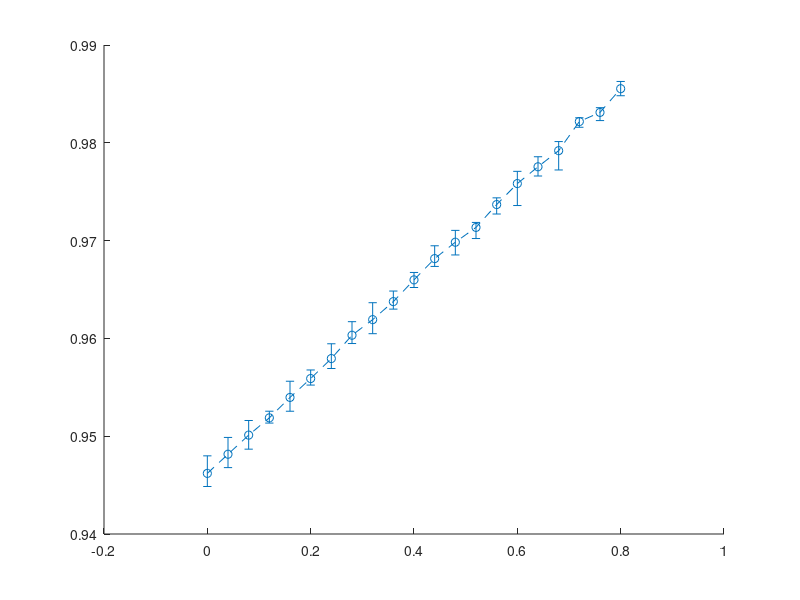

MATLAB code for this plot: (Note: this script raises an error after producing the figure.)
clear; clc; rng('default'); rng(0); tic;

mkdir('./Figure/'); mkdir('./Data/')

% ER_fl;

load ./Data/Data_ER_fl.mat; Reff(1:D1,1:D2) = Data(:,:,3); etaeff = Data(:,:,4); R = Data(:,:,1);
ReffMean = mean(Reff); ReffMax = max(Reff); ReffMin = min(Reff);
ErrorUpReff = ReffMax - ReffMean; ErrorDownReff = ReffMean - ReffMin;
etaeffMean = mean(etaeff); etaeffMax = max(etaeff); etaeffMin = min(etaeff);
ErrorUpeta = etaeffMax - etaeffMean; ErrorDowneta = etaeffMean - etaeffMin;
RMean = mean(R); RMax = max(R); RMin = min(R);
ErrorUpR = RMax - RMean; ErrorDownR = RMean - RMin;
WightRate = Data(1,:,5);
% RMean(13:17) = 0; ErrorUpR(13:17) = 0; ErrorDownR(13:17) = 0;
n = 4;
WightRate = WightRate(1:n:end); ReffMean = ReffMean(1:n:end); RMean = RMean(1:n:end);
ErrorDownReff = ErrorDownReff(1:n:end); ErrorUpReff = ErrorUpReff(1:n:end);
etaeffMean = etaeffMean(1:n:end); ErrorDowneta = ErrorDowneta(1:n:end); ErrorUpeta = ErrorUpeta(1:n:end);

Fig1 = figure('Name','R_{eff} vs f_l','NumberTitle','off');
errorbar(WightRate,ReffMean,ErrorDownReff,ErrorUpReff,'--o','MarkerSize',6,'LineWidth',2,'DisplayName','Numerical'); hold on
errorbar(WightRate,RMean,ErrorDownReff,ErrorUpReff,'-^','MarkerSize',6,'LineWidth',2,'DisplayName','Theroetical');
legend('Location','southeast'); xlabel('f_l');
ylabel('R_{eff}');
ylim([0.9, 1]);
set(gca,'FontSize',18,'FontName','Arial','XTick',[0,0.2,0.4,0.6,0.8,1])

Fig2 = figure('Name','eta_{eff} vs f_l','NumberTitle','off');
errorbar(WightRate,etaeffMean,ErrorDowneta,ErrorUpeta,'-o','MarkerSize',6,'LineWidth',2);
xlabel('f_l'); ylabel('\eta_{eff}');
ylim([0,0.15]);
set(gca,'FontSize',18,'FontName','Arial','XTick',[0,0.2,0.4,0.6,0.8,1])

savefig(Fig1,'./Figure/Fig3b'); saveas(Fig1,'./Figure/Fig3b','epsc');
savefig(Fig2,'./Figure/FigS4b'); saveas(Fig2,'./Figure/FigS4b','epsc');